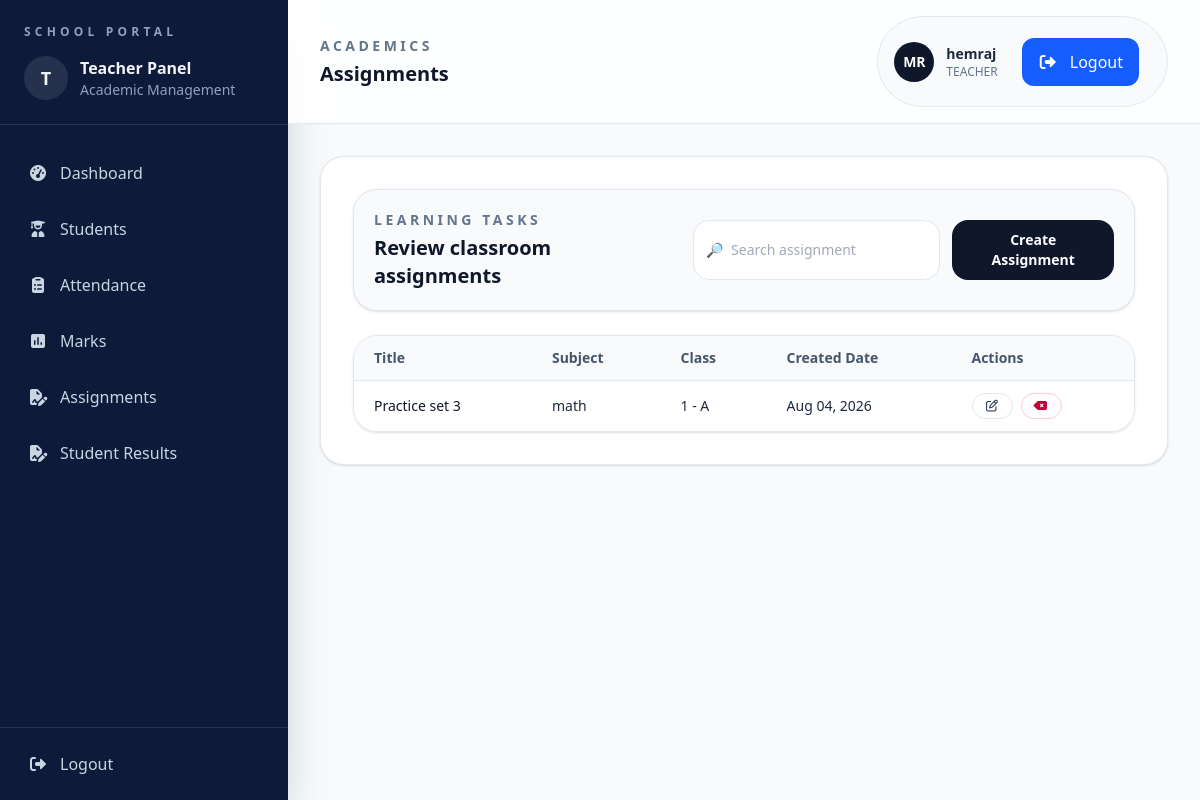
/academics/assignments/list/ (signed in), run on an earlier commit of the app's database.
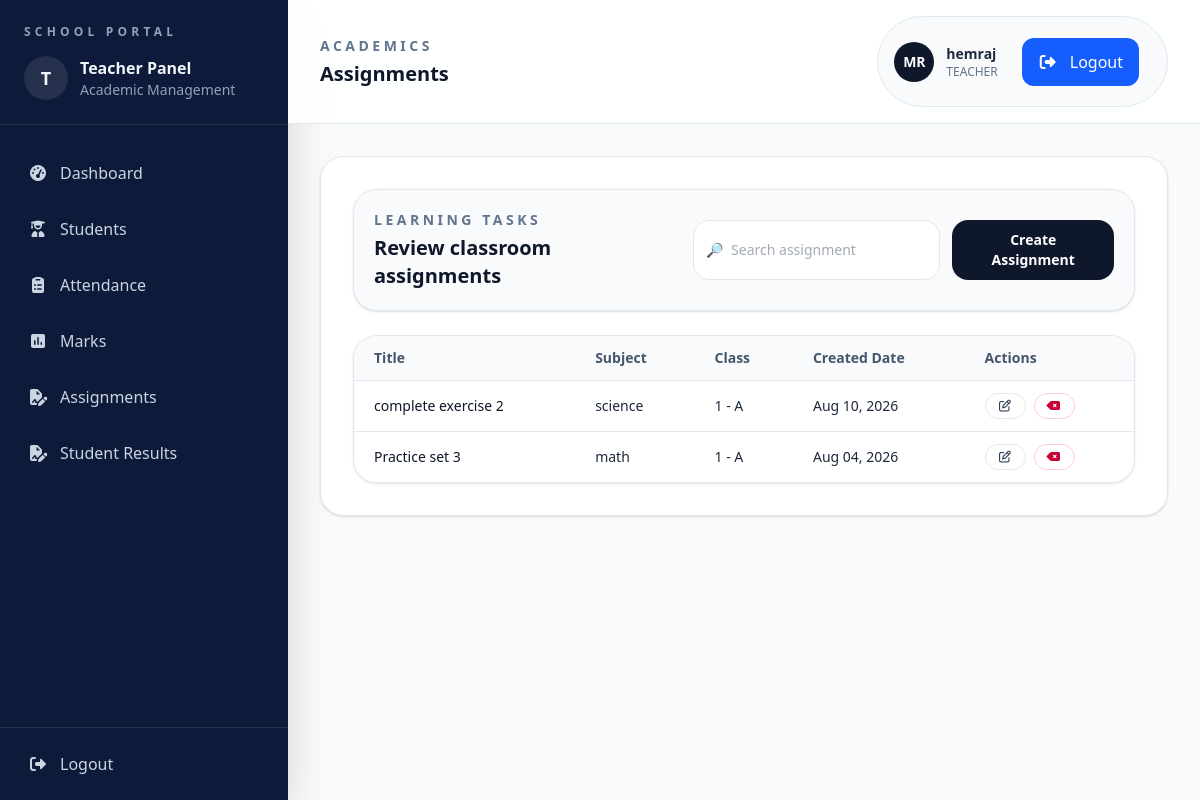
And on a later commit of the database.
### accounts/models.py (models this page shows, shortened)
class User(AbstractUser):
    ROLE_CHOICES = (("ADMIN", "Admin"), ("TEACHER", "Teacher"))
    role = models.CharField(max_length=20, choices=ROLE_CHOICES, default="TEACHER")

### academics/models.py (models this page shows, shortened)
class Assignment(models.Model):
    title = models.CharField(max_length=200)
    description = models.TextField(blank=True)
    subject = models.ForeignKey(Subject, on_delete=models.CASCADE)
    classroom = models.ForeignKey(ClassRoom, on_delete=models.CASCADE)
    created_at = models.DateTimeField(auto_now_add=True)

class Subject(models.Model):
    name = models.CharField(max_length=100)
    classroom = models.ForeignKey(ClassRoom, on_delete=models.CASCADE)

### students/models.py (models this page shows, shortened)
class ClassRoom(models.Model):
    name = models.CharField(max_length=50)
    section = models.CharField(max_length=10)
    teacher = models.ForeignKey(
        User, on_delete=models.SET_NULL, null=True, limit_choices_to={"role": "TEACHER"}
    )

### academics/views.py (the view)
# urls.py: path("assignments/list/", views.assignment_list, name="assignment-list"),
def assignment_list(request):
    assignments = (
        Assignment.objects.filter(classroom__teacher=request.user)
        .select_related("subject", "classroom")
        .order_by("-created_at")
    )
    return render(
        request, "academics/assignment_list.html", {"assignments": assignments}
    )

### academics/templates/academics/assignment_list.html (shortened to what this page needs)
{% extends 'base.html' %} {% block title %}Assignments{% endblock %}
{% block page_label %}Academics{% endblock %}
{% block page_title %}Assignments{% endblock %} {% block content %}
<section class="space-y-6">
  <div
    class="flex flex-col gap-4 rounded-3xl border border-slate-200 bg-slate-50 p-5 shadow-sm md:flex-row md:items-center md:justify-between"
  >
    <div>
      <p
        class="text-sm font-semibold uppercase tracking-[0.25em] text-slate-500"
      >
        Learning Tasks
      </p>
      <h2 class="mt-1 text-xl font-semibold text-slate-900">
        Review classroom assignments
      </h2>
    </div>
    <div class="flex flex-col gap-3 sm:flex-row">
      <label
        class="flex items-center rounded-2xl border border-slate-200 bg-white px-3 py-2 text-sm text-slate-600"
      >
        <span class="mr-2 text-slate-400">🔎</span>
        <input
          type="text"
          placeholder="Search assignment"
          class="w-full bg-transparent outline-none"
        />
      </label>
      <a
        href="{% url 'add-assignment' %}"
        class="rounded-2xl bg-slate-900 px-4 py-2.5 text-center text-sm font-semibold text-white transition hover:bg-slate-800"
      >
        Create Assignment
      </a>
    </div>
  </div>
  <div class="overflow-hidden rounded-3xl border border-slate-200 shadow-sm">
    <div class="overflow-x-auto">
      <table class="min-w-full divide-y divide-slate-200 text-left text-sm">
        <thead class="bg-slate-50 text-slate-600">
          <tr>
            <th class="px-5 py-3 font-semibold">Title</th>
            <th class="px-5 py-3 font-semibold">Subject</th>
            <th class="px-5 py-3 font-semibold">Class</th>
            <th class="px-5 py-3 font-semibold">Created Date</th>
            <th class="px-5 py-3 font-semibold">Actions</th>
          </tr>
        </thead>
        <tbody class="divide-y divide-slate-200 bg-white">
          {% for assignment in assignments %}
          <tr>
            <td class="px-5 py-3 font-medium text-slate-900">
              {{ assignment.title }}
            </td>
            <td class="px-5 py-3">{{ assignment.subject.name }}</td>
            <td class="px-5 py-3">
              {{ assignment.classroom.name }} {% if assignment.classroom.section%} - {{ assignment.classroom.section }} {% endif %}
            </td>
            <td class="px-5 py-3">{{ assignment.created_at|date:"M d, Y" }}</td>
            <td class="px-5 py-3">
              <div class="flex gap-2">
                <a
                  href=""
                  class="rounded-full border border-slate-200 px-3 py-1 text-xs font-semibold text-slate-700 transition hover:bg-slate-50"
                >
                  <i class="fa-regular fa-pen-to-square"></i>
                </a>
                <a
                  href="{% url 'delete_assignment' assignment.id %}"
                  class="rounded-full border border-rose-200 px-3 py-1 text-xs font-semibold text-rose-700 transition hover:bg-rose-50"
                >
                 <i class="fa-solid fa-delete-left"></i>
                </a>
              </div>
            </td>
          </tr>
          {% empty %}
          <tr>
            <td colspan="5" class="px-5 py-10 text-center text-slate-500">
              No assignments found.
            </td>
          </tr>
          {% endfor %}
        </tbody>
      </table>
    </div>
  </div>
</section>
{% endblock %}

### templates/base.html (shortened to what this page needs)
{% load static %}
<!doctype html>
<html lang="en">
<head>
<script src="https://cdn.jsdelivr.net/npm/@tailwindcss/browser@4"></script>
<link rel="stylesheet" href="https://cdnjs.cloudflare.com/ajax/libs/font-awesome/7.0.1/css/all.min.css" />
</head>
<body class="bg-slate-50 text-slate-800">
<div class="min-h-screen bg-slate-50">
  <div class="flex min-h-screen flex-col lg:flex-row">
    {% include 'sidebar.html' %}
    <div class="flex-1">
      <header class="border-b border-slate-200 bg-white/90 px-4 py-4 sm:px-6 lg:px-8">
        <div class="flex flex-col gap-4 sm:flex-row sm:items-center sm:justify-between">
          <div>
            <p class="text-sm font-semibold uppercase tracking-[0.25em] text-slate-500">{% block page_label %}Teacher Portal{% endblock %}</p>
            <h1 class="mt-1 text-xl font-semibold text-slate-900">{% block page_title %}School Management Dashboard{% endblock %}</h1>
          </div>
          <div class="flex items-center gap-3 rounded-full border border-slate-200 bg-slate-50 px-4 py-2">
            <div class="flex h-10 w-10 items-center justify-center rounded-full bg-slate-900 text-sm font-semibold text-white">MR</div>
            <div>
              <p class="text-sm font-semibold text-slate-800">{{ request.user.username }}</p>
              <p class="text-xs text-slate-500">{{ request.user.role }}</p>
            </div>
            <div class="border-t border-white/10 p-3">
              <a
                 href="{% url 'teacher-logout' %}"
                  class="flex items-center gap-3 rounded-xl bg-blue-600 px-4 py-3 text-white transition hover:bg-blue-700">
                  <span class="text-base">
                      <i class="fa-solid fa-right-from-bracket"></i>
                  </span>
                  <span>Logout</span>
              </a>
          </div>
          </div>
        </div>
      </header>
      <main class="p-4 sm:p-6 lg:p-8">
        <div class="rounded-3xl border border-slate-200 bg-white p-4 shadow-sm sm:p-6 lg:p-8">
          {% block content %}
          {% endblock content %}
        </div>
      </main>
    </div>
  </div>
</div>
</body>
</html>

### templates/sidebar.html (shortened to what this page needs)
<aside class="w-full bg-[#0e1a3a] p-0 text-slate-100 shadow-2xl lg:w-72 lg:flex lg:flex-col lg:justify-between">
  <div>
    <div class="border-b border-white/10 px-6 py-6">
      <p class="text-xs font-semibold uppercase tracking-[0.35em] text-slate-400">School Portal</p>
      <div class="mt-4 flex items-center gap-3">
        <div class="flex h-11 w-11 items-center justify-center rounded-full bg-white/10 text-lg font-semibold">T</div>
        <div>
          <p class="font-semibold">Teacher Panel</p>
          <p class="text-sm text-slate-400">Academic Management</p>
        </div>
      </div>
    </div>
    <nav class="mt-6 space-y-2 px-3">
      <a href="{% url "dashboard" %}" class="flex items-center gap-3 rounded-xl px-4 py-3 text-slate-300 transition hover:bg-white/10 hover:text-white">
        <span class="text-base"><i class="fa-solid fa-gauge-high"></i></span>
        <span>Dashboard</span>
      </a>
      <a href="{% url "student" %}" class="flex items-center gap-3 rounded-xl px-4 py-3 text-slate-300 transition hover:bg-white/10 hover:text-white">
        <span class="text-base"><i class="fa-solid fa-user-graduate"></i></span>
        <span>Students </span>
      </a>
      <a href="{% url "attendance" %}" class="flex items-center gap-3 rounded-xl px-4 py-3 text-slate-300 transition hover:bg-white/10 hover:text-white">
        <span class="text-base"><i class="fa-solid fa-clipboard-list"></i></span>
        <span>Attendance</span>
      </a>
      <a href="{% url "view-marks" %}" class="flex items-center gap-3 rounded-xl px-4 py-3 text-slate-300 transition hover:bg-white/10 hover:text-white">
        <span class="text-base"><i class="fa-solid fa-square-poll-vertical"></i></span>
        <span>Marks</span>
      </a>
      <a href="{% url "assignment-list" %}" class="flex items-center gap-3 rounded-xl px-4 py-3 text-slate-300 transition hover:bg-white/10 hover:text-white">
        <span class="text-base"><i class="fa-solid fa-file-signature"></i></span>
        <span>Assignments</span>
      </a>
      <a href="{% url "student-results" %}" class="flex items-center gap-3 rounded-xl px-4 py-3 text-slate-300 transition hover:bg-white/10 hover:text-white">
        <span class="text-base"><i class="fa-solid fa-file-signature"></i></span>
        <span>Student Results</span>
      </a>
    </nav>
  </div>
  <div class="border-t border-white/10 p-3">
    <a href="{% url "teacher-logout" %}" class="flex items-center gap-3 rounded-xl px-4 py-3 text-slate-300 transition hover:bg-red-500/20 hover:text-red-300">
      <span class="text-base"><i class="fa-solid fa-right-from-bracket"></i></span>
      <span>Logout</span>
    </a>
  </div>
</aside>

What changed in the data, as far as the page shows it:
added Assignment: title "complete exercise 2", subject.name "science", classroom.name "1", classroom.section "A", created_at "Aug 10, 2026"
